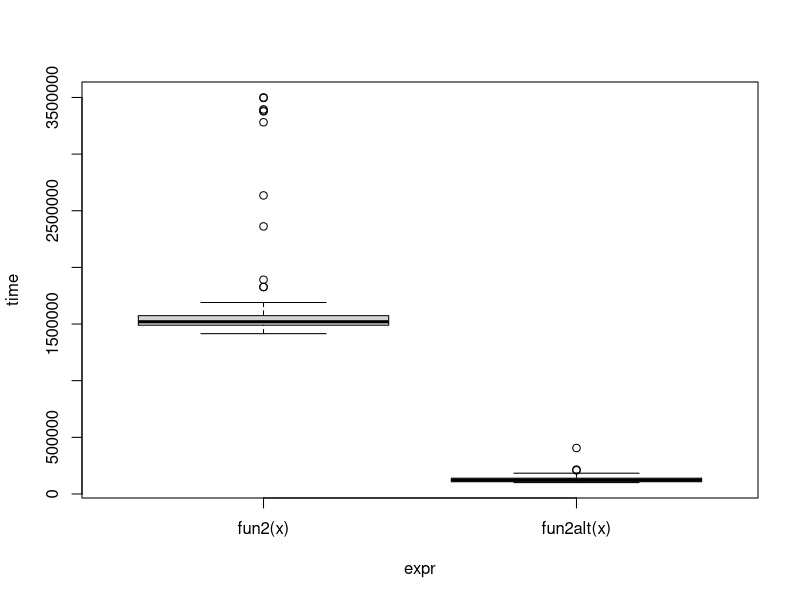
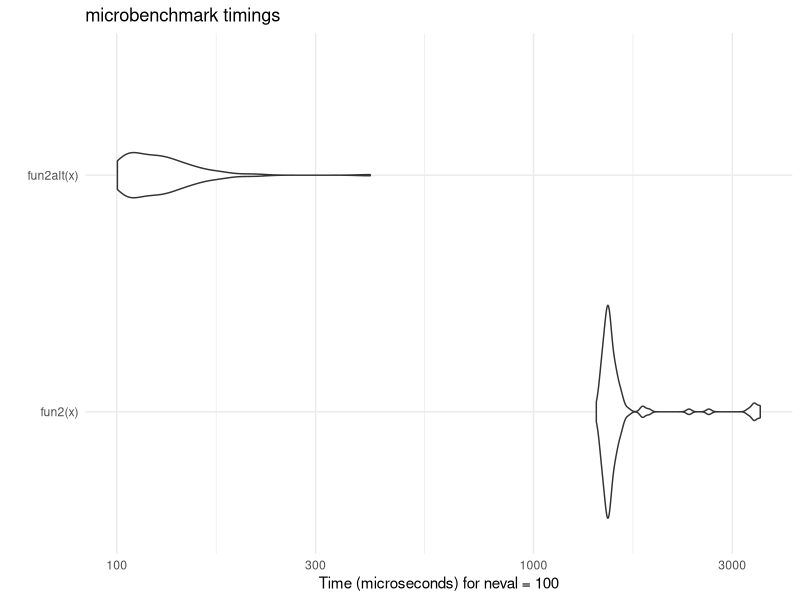

Reproduce these figures in R, in order. (Note: this script raises an error after producing the figures.)
## ---- chunk 1
# install any missing packages
#install.packages("microbenchmark")
library(parallel)
## ---- chunk 2
fun1 <- function(n = 100, k = 4, lambda = 4) {
  x <- NULL
  
  for (i in 1:n)
    x <- rbind(x, rpois(k, lambda))
  
  return(x)
}

fun1alt <- function(n = 100, k = 4, lambda = 4) {
  # pre-allocate memory
  matrix(rpois(n * k, lambda = lambda), ncol = k)
}

# Benchmarking
microbenchmark::microbenchmark(
  fun1(),
  fun1alt(),
  unit = "ns"
)
## ---- chunk 3
# Data Generating Process (10 x 10,000 matrix)
set.seed(1234)
x <- matrix(rnorm(1e4), nrow=10)

# Find each column's max value
fun2 <- function(x) {
  apply(x, 2, max)
}

fun2alt <- function(x) {
  # YOUR CODE HERE
  x[cbind(max.col(t(x)), 1:ncol(x))]
}

# Benchmarking
bench <- 
  microbenchmark::microbenchmark(
    fun2(x),
    fun2alt(x),
    unit = "us"
  )
## ---- chunk 4
plot(bench)
ggplot2::autoplot(bench) +
ggplot2::theme_minimal()
## ---- chunk 5
my_boot <- function(dat, stat, R, ncpus = 1L) {
  
  # Getting the random indices
  n <- nrow(dat)
  idx <- matrix(sample.int(n, n*R, TRUE), nrow=n, ncol=R)
 
  # Making the cluster using `ncpus`
  # STEP 1: GOES HERE
  cl <- makePSOCKcluster(ncpus)
  
  # STEP 2: GOES HERE
  # send variables to worker nodes 
    # note they are running in isolated environments, so there are no global variables
    # idx -> re-sampling indices, dat -> dataset, stat -> function to compute estimates
  clusterExport(cl, varlist = c("idx", "dat", "stat"), envir = environment()) 
  
  # STEP 3: THIS FUNCTION NEEDS TO BE REPLACED WITH parLapply
  ans <- parLapply(cl, seq_len(R), function(i) {
    stat(dat[idx[,i], , drop=FALSE])
  })
  
  # Coercing the list into a matrix
  ans <- do.call(rbind, ans)
  
  # STEP 4: GOES HERE
  stopCluster(cl) # free up system resources
  # on.exit(stopCluster(cl)) # prevents memory leak
  ans
  
}
## ---- chunk 6
# Bootstrap of a linear regression model
my_stat <- function(d) coef(lm(y ~ x, data = d))

# DATA SIM
set.seed(1)
n <- 500 
R <- 1e4
x <- cbind(rnorm(n)) 
y <- x*5 + rnorm(n)

# Check if we get something similar as lm
ans0 <- confint(lm(y ~ x))
cat("OLS CI \n")
print(ans0)

ans1 <- my_boot(dat = data.frame(x, y), my_stat, R = R, ncpus = 4)
qs <- c(.025, .975)
cat("Bootstrap CI \n")
print(t(apply(ans1, 2, quantile, probs = qs)))

## ---- chunk 7
# your code here
detectCores()

# non-parallel
system.time(my_boot(dat = data.frame(x, y), my_stat, R = 4000, ncpus = 1L))

# parallel 8 cores
system.time(my_boot(dat = data.frame(x, y), my_stat, R = 4000, ncpus = 8L))
